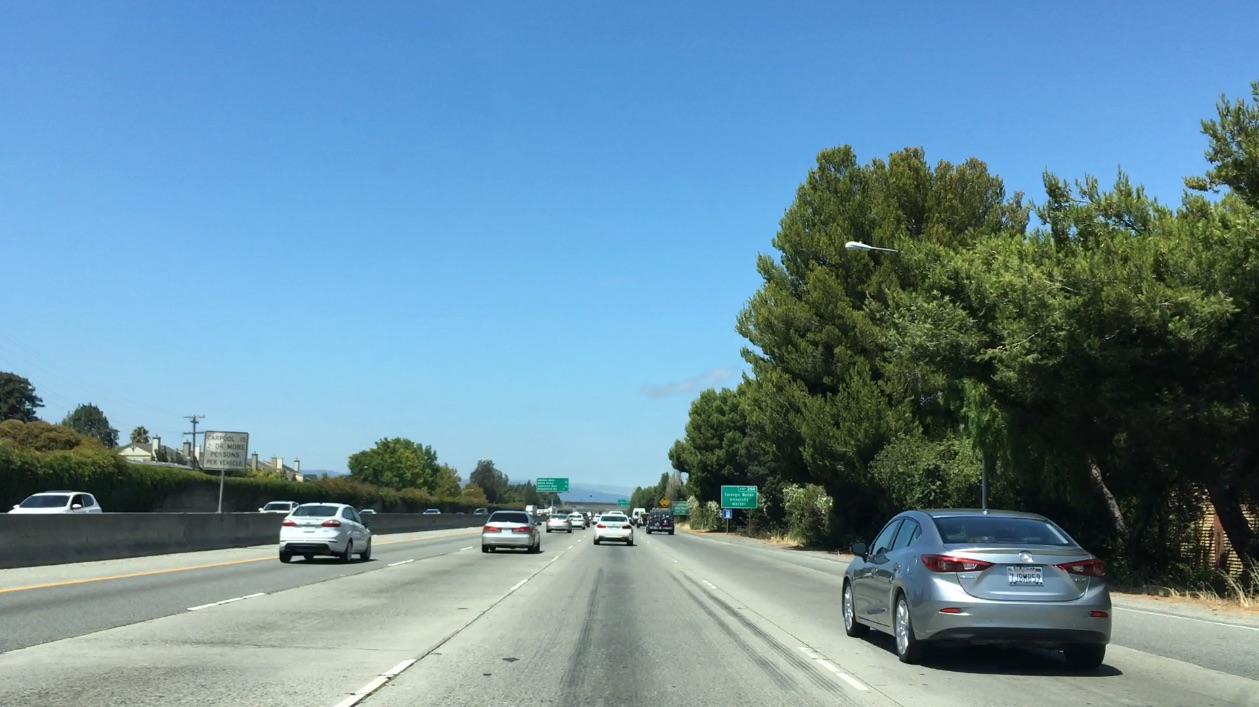
#> input picture test_images/bbox-example-image.jpg, 1259 x 707 px
$ python -i Pipeline.py   (imports and definitions only)   (older library calls are emulated)
#> lines starting #> are read from the running program, lines starting #| are printed output that depends on the picture; after the words box and inside, x2 and y2 are one past the last pixel; in counts of white or black regions, pixels touching at a corner belong together
import cv2
import numpy as np


def absolute_sobel_threshold(image, kernel=3, orient='x', thresh=(0, 255)):
    # Calculate x and y gradients and take the absolute value
    if orient == 'x':
        absolute = np.absolute(cv2.Sobel(image, cv2.CV_64F, 1, 0, ksize=kernel))
    elif orient == 'y':
        absolute = np.absolute(cv2.Sobel(image, cv2.CV_64F, 0, 1, ksize=kernel))
    # Rescale back to 8 bit integer
    absolute = np.uint8(255 * absolute / np.max(absolute))
    # Create a binary image of ones where threshold is met, zero otherwise
    binary_output = np.zeros_like(absolute)
    binary_output[(absolute >= thresh[0]) & (absolute <= thresh[1])] = 1
    return binary_output


def magnitude_sobel_threshold(image, kernel=3, thresh=(0, 255)):
    # Take both Sobel x and y gradients
    sobelx = cv2.Sobel(image, cv2.CV_64F, 1, 0, ksize=kernel)
    sobely = cv2.Sobel(image, cv2.CV_64F, 0, 1, ksize=kernel)
    # Calculate the gradient magnitude
    magnitude = np.sqrt(sobelx ** 2 + sobely ** 2)
    # Rescale back to 8 bit integer
    magnitude = np.uint8(255 * magnitude / np.max(magnitude))
    # Create a binary image of ones where threshold is met, zero otherwise
    binary_output = np.zeros_like(magnitude)
    binary_output[(magnitude >= thresh[0]) & (magnitude <= thresh[1])] = 1
    return binary_output


def direction_sobel_threshold(image, kernel=3, thresh=(0, np.pi / 2)):
    # Calculate the x and y gradients
    sobelx = cv2.Sobel(image, cv2.CV_64F, 1, 0, ksize=kernel)
    sobely = cv2.Sobel(image, cv2.CV_64F, 0, 1, ksize=kernel)
    # Take the absolute value of the gradient direction,
    direction = np.arctan2(np.absolute(sobely), np.absolute(sobelx))
    # Create a binary image of ones where threshold is met, zero otherwise
    binary_output = np.zeros_like(direction)
    binary_output[(direction >= thresh[0]) & (direction <= thresh[1])] = 1
    return binary_output


#def color_threshold(image, thresh=(0, 255)):
#    binary_output = np.zeros_like(image)
#    binary_output[(image > thresh[0]) & (image <= thresh[1])] = 1
#    return binary_output

def color_threshold(image):
    image = cv2.cvtColor(image, cv2.COLOR_RGB2HSV)

    yellow_min = np.array([15, 100, 120], np.uint8)
    yellow_max = np.array([80, 255, 255], np.uint8)
    yellow_mask = cv2.inRange(image, yellow_min, yellow_max)

    white_min = np.array([0, 0, 200], np.uint8)
    white_max = np.array([255, 30, 255], np.uint8)
    white_mask = cv2.inRange(image, white_min, white_max)

    binary_output = np.zeros_like(image[:, :, 0])
    binary_output[((yellow_mask != 0) | (white_mask != 0))] = 1

    filtered = image
    filtered[((yellow_mask == 0) & (white_mask == 0))] = 0

    return binary_output

class GradientPipeline(object):
    def __init__(self):
        pass
        self.kernel = 3

        self.direction_threshold = (0.7, 1.3)
        self.magnitude_threshold = (50, 255)
        self.absolute_threshold = (100, 200)
        self.color_threshold = (170, 255)

        self.s_channel = 2
        self.r_channel = 0

    def __call__(self, image, stacked=False):
        #hls = cv2.cvtColor(np.copy(image), cv2.COLOR_RGB2HLS).astype(np.float)
        #chan = hls[:, :, self.s_channel]
        # Get red channel from the image
        chan = image[:, :, self.r_channel]
        # apply sobel threshold on saturation channel
        absx = absolute_sobel_threshold(chan, kernel=self.kernel, orient='x', thresh=self.absolute_threshold)
        absy = absolute_sobel_threshold(chan, kernel=self.kernel, orient='y', thresh=self.absolute_threshold)
        magnitude = magnitude_sobel_threshold(chan, kernel=self.kernel, thresh=self.magnitude_threshold)
        direction = direction_sobel_threshold(chan, kernel=self.kernel, thresh=self.direction_threshold)
        gradient = np.zeros_like(chan)
        gradient[((absx == 1) & (absy == 1)) | ((magnitude == 1) & (direction == 1))] = 1
        #gradient[((magnitude == 1) & (direction == 1))] = 1
        # apply color threshold mask
        #color = color_threshold(chan, thresh=self.color_threshold)
        color = color_threshold(image)
        if stacked:
            return np.dstack((np.zeros_like(chan), gradient, color))
        else:
            binary_output = np.zeros_like(chan)
            binary_output[(gradient == 1) | (color == 1)] = 1
            return binary_output


class Warper:

    # [39 lines left out: functions __init__, __call__, warp, unwarp, not called in this run]


class GradientWarpPipeline(object):

    def __call__(self, image, stacked=False):
        gradient = GradientPipeline()(image, stacked)
        return Warper()(gradient)

>>> import cv2
>>> picture = cv2.cvtColor(cv2.imread('test_images/bbox-example-image.jpg'), cv2.COLOR_BGR2RGB)
>>> result = GradientPipeline()(picture)
#> in __call__, `absx = absolute_sobel_threshold(chan, kernel=self.kernel, orient='x', ..`:
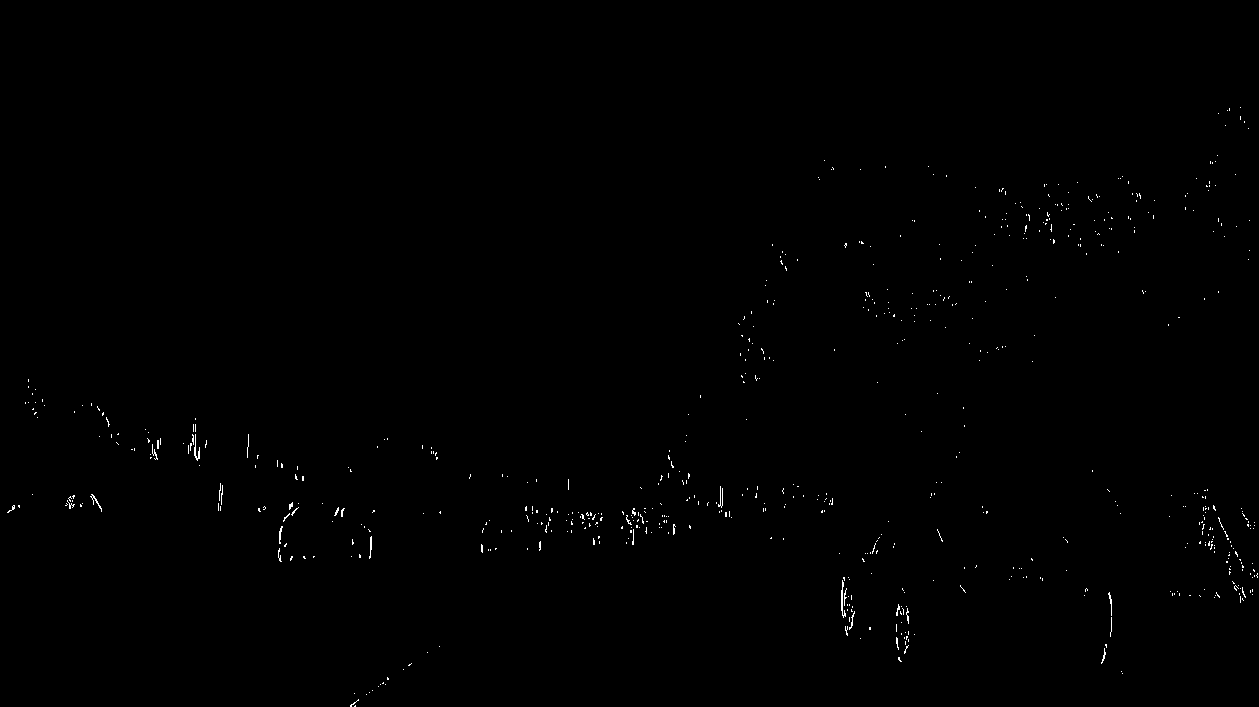
#> absx: shape (707, 1259); values 0 (black) and 1 (white), 0.31% white in thin lines or dots, all inside (x1, y1, x2, y2) = (7, 107, 1258, 707)
#> in magnitude_sobel_threshold, `sobely = cv2.Sobel(image, cv2.CV_64F, 0, 1, ksize=kernel)`:
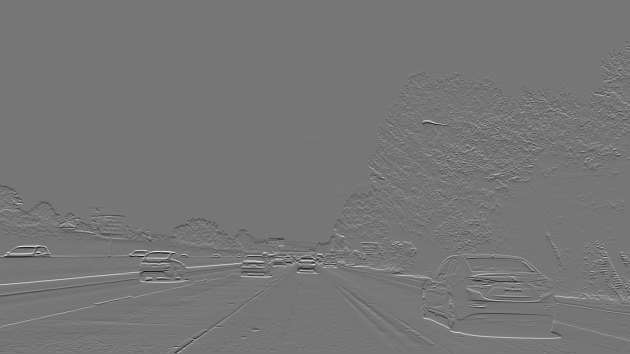
#> sobely: shape (707, 1259) float64 (shown at 1/2 size); min -806, max 928, mean 0.9; drawn with min black and max white
#> in __call__, `direction = direction_sobel_threshold(chan, kernel=self.kernel, thresh..`:
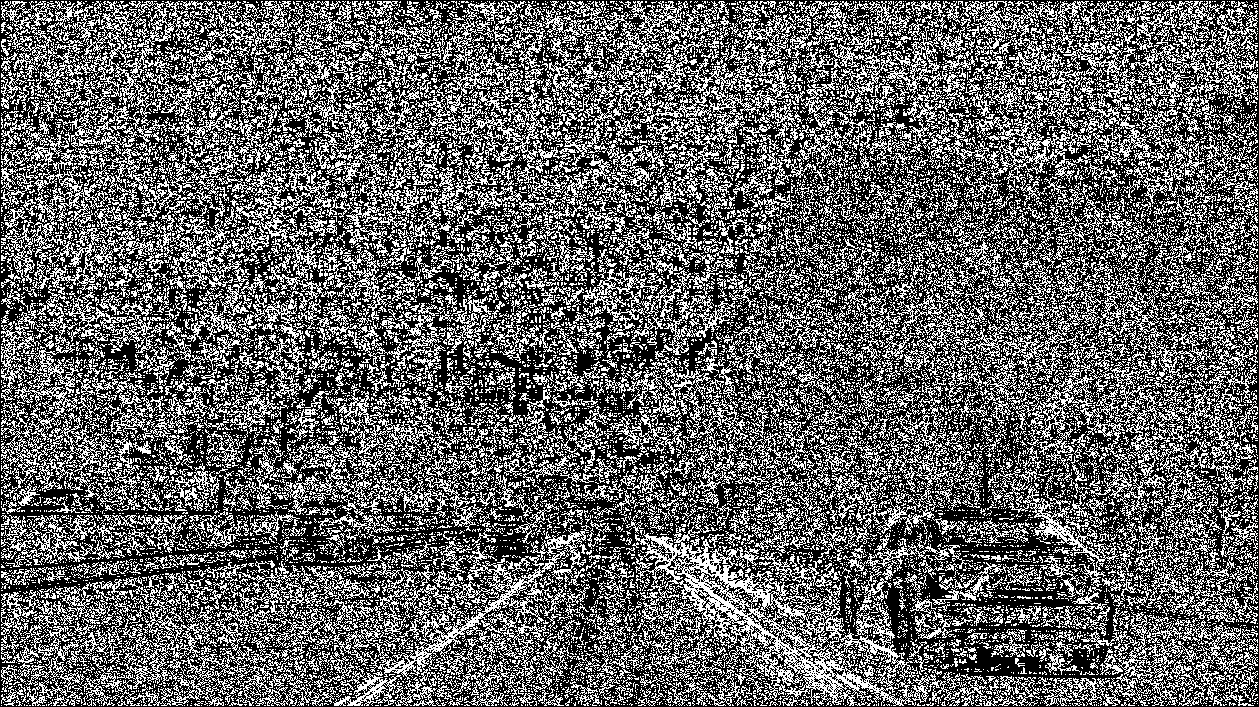
#> direction: shape (707, 1259) float64; values 0 (black) and 1 (white), 38.7% white in thin lines or dots
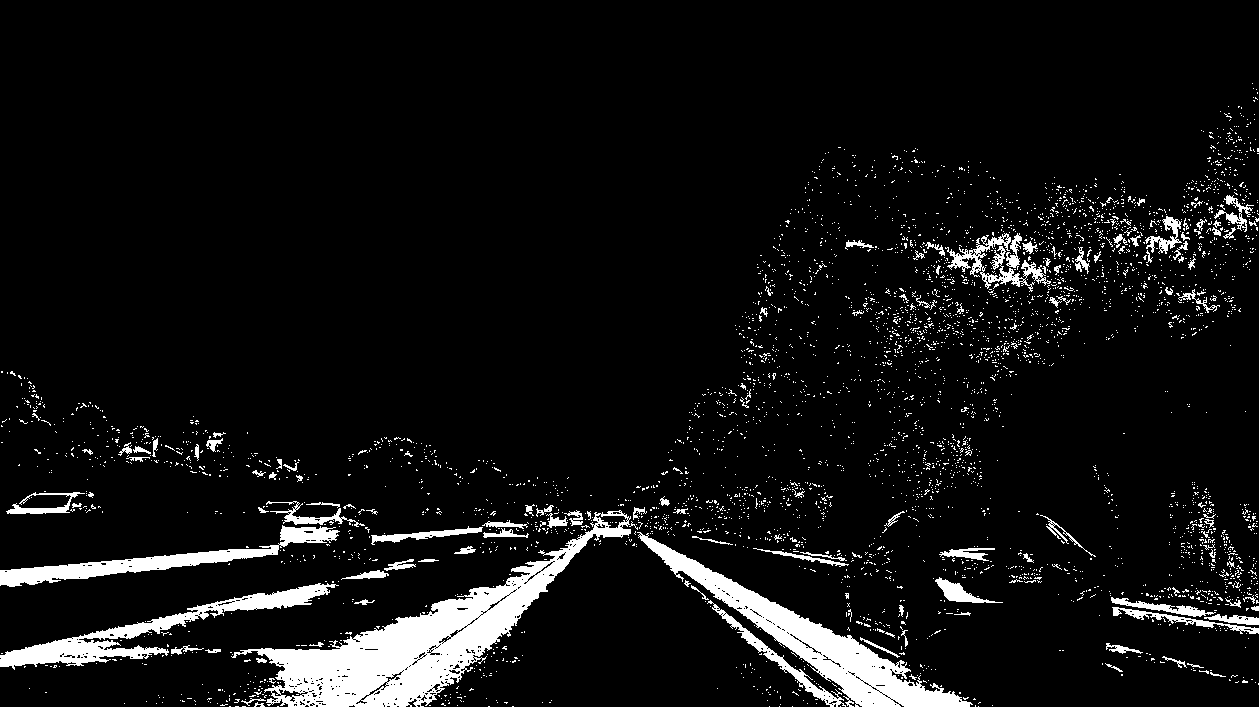
#> result: shape (707, 1259); values 0 (black) and 1 (white), 7.2% white; 4092 white regions (3960 under 20 px), largest, box (x1, y1, x2, y2) and area: (231, 510, 631, 707) 18769, (637, 532, 973, 707) 10242, (0, 583, 339, 670) 5542

$ run again, on test_images/test1.jpg
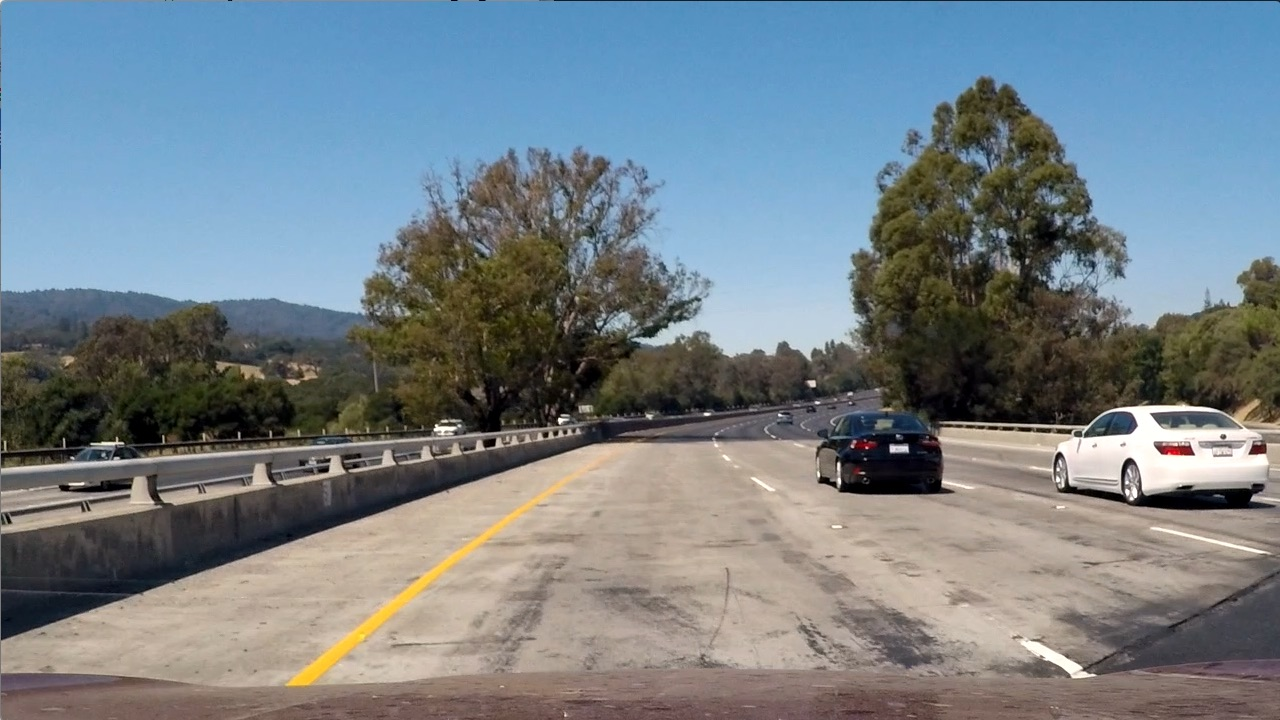
#> input picture test_images/test1.jpg, 1280 x 720 px
#> in __call__, `absx = absolute_sobel_threshold(chan, kernel=self.kernel, orient='x', ..`:
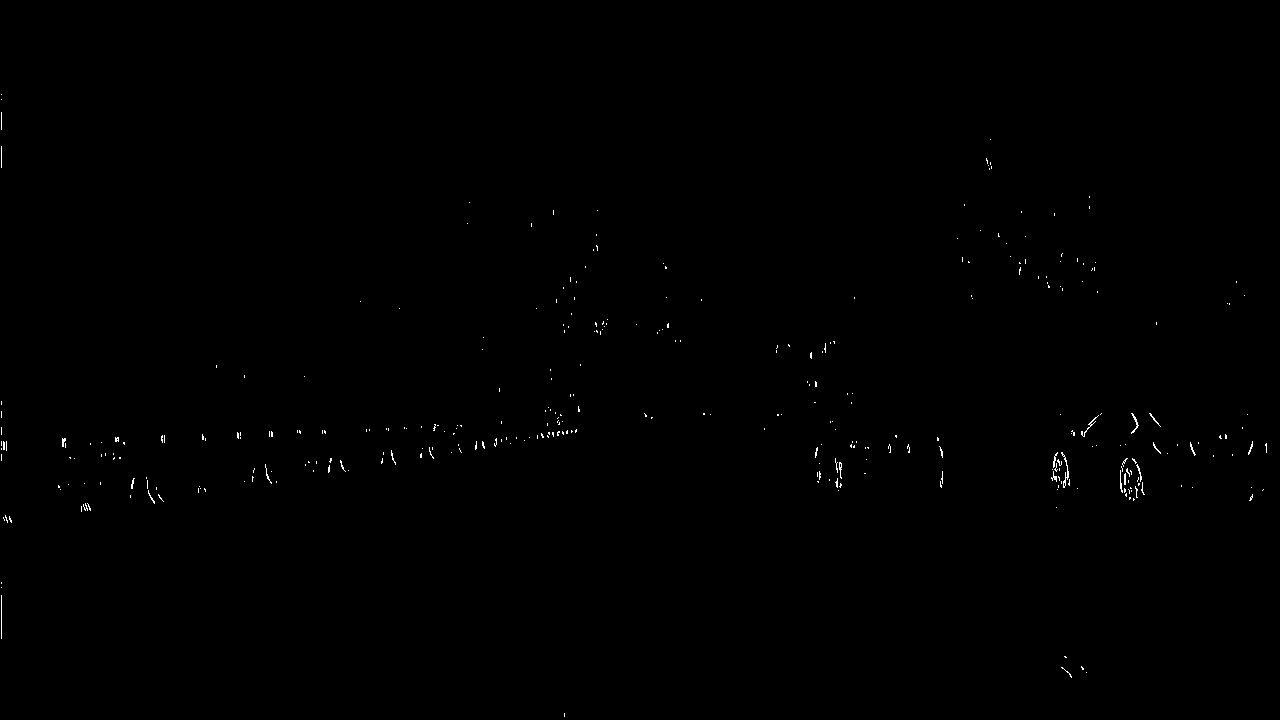
#> absx: shape (720, 1280); values 0 (black) and 1 (white), 0.22% white in thin lines or dots, all inside (x1, y1, x2, y2) = (1, 94, 1267, 717)
#> absy: shape (720, 1280); values 0 (black) and 1 (white), 0.65% white in thin lines or dots
#> image: shape (720, 1280, 3); mean H, S, V 60.3, 78, 149.5
#> yellow_mask: shape (720, 1280); 0.46% white; 30 white regions (28 under 20 px), largest, box (x1, y1, x2, y2) and area: (286, 477, 571, 688) 4097, (1243, 412, 1254, 421) 34
#> white_mask: shape (720, 1280); 1.6% white; 237 white regions (203 under 20 px), largest, box (x1, y1, x2, y2) and area: (1054, 405, 1269, 491) 9362, (706, 330, 831, 359) 1198, (1019, 637, 1096, 678) 798
#> filtered: shape (720, 1280, 3); mean H, S, V 0.6, 1, 4.9
#> color: shape (720, 1280); values 0 (black) and 1 (white), 2.1% white; 267 white regions (231 under 20 px), largest, box (x1, y1, x2, y2) and area: (1054, 405, 1269, 491) 9362, (286, 477, 571, 688) 4097, (706, 330, 831, 359) 1198
#> `result = GradientPipeline()(picture)`:
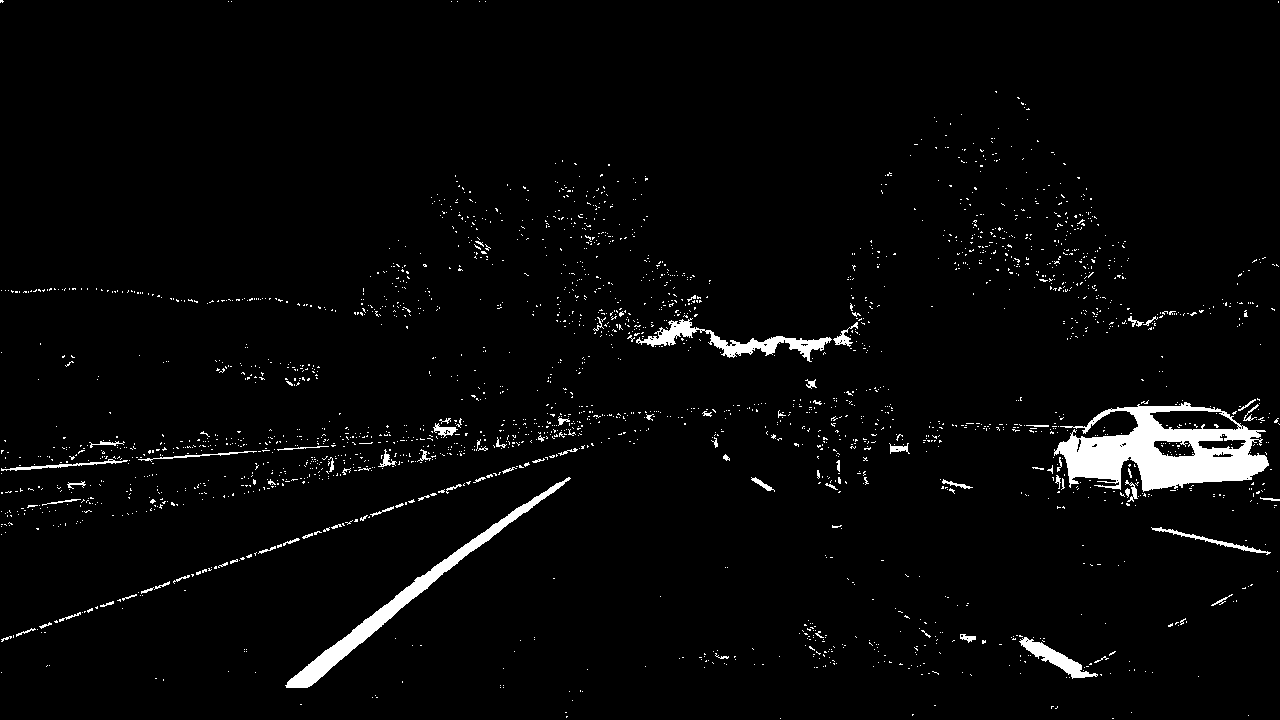
#> result: shape (720, 1280); values 0 (black) and 1 (white), 3% white; 2461 white regions (2376 under 20 px), largest, box (x1, y1, x2, y2) and area: (1054, 402, 1269, 492) 9921, (285, 477, 571, 688) 4102, (636, 318, 832, 362) 2051
